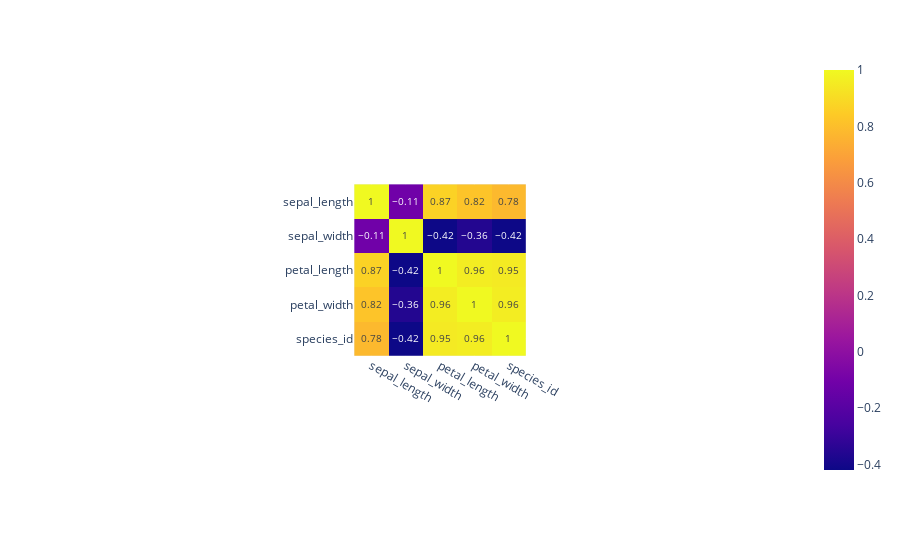

This figure's notebook cell:
### Code cell
fig = px.imshow(corr,
               text_auto = True)
fig.show()

### Figure 1 — Plotly figure (JSON) as saved in the notebook; plotly's stock layout.template omitted (floating-point values rounded to 4 significant figures)
{"data": [{"coloraxis": "coloraxis", "hovertemplate": "x: %{x}<br>y: %{y}<br>color: %{z}<extra></extra>", "name": "0", "texttemplate": "%{z}", "type": "heatmap", "x": ["sepal_length", "sepal_width", "petal_length", "petal_width", "species_id"], "xaxis": "x", "y": ["sepal_length", "sepal_width", "petal_length", "petal_width", "species_id"], "yaxis": "y", "z": [[1, -0.11, 0.87, 0.82, 0.78], [-0.11, 1, -0.42, -0.36, -0.42], [0.87, -0.42, 1, 0.96, 0.95], [0.82, -0.36, 0.96, 1, 0.96], [0.78, -0.42, 0.95, 0.96, 1]]}], "layout": {"autosize": true, "coloraxis": {"colorscale": [[0, "#0d0887"], [0.1111, "#46039f"], [0.2222, "#7201a8"], [0.3333, "#9c179e"], [0.4444, "#bd3786"], [0.5556, "#d8576b"], [0.6667, "#ed7953"], [0.7778, "#fb9f3a"], [0.8889, "#fdca26"], [1, "#f0f921"]]}, "margin": {"t": 60}, "xaxis": {"anchor": "y", "autorange": true, "constrain": "domain", "domain": [0.3808, 0.6192], "range": [-0.5, 4.5], "scaleanchor": "y", "type": "category"}, "yaxis": {"anchor": "x", "autorange": true, "constrain": "domain", "domain": [0, 1], "range": [4.5, -0.5], "type": "category"}}}
